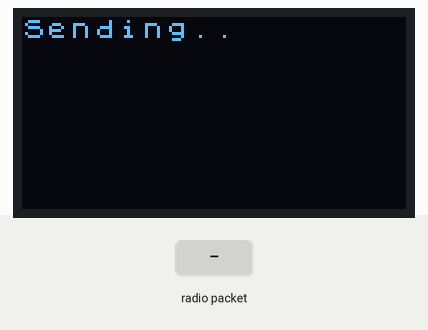
This program was run on a simulated Arduino Pro Mini, built with avr-gcc and run on an emulated ATmega328P. Parts: 128×64 one-colour display. The test bench sets the inputs (shaded band). No radio packets arrive unless stated.

Above: at 0.4 s.
At 1.4 s:
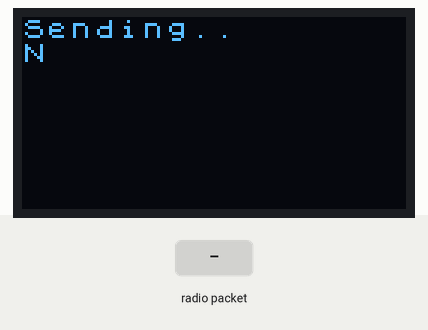
1.5 s: radio packet "1" arrives
At 1.5 s:
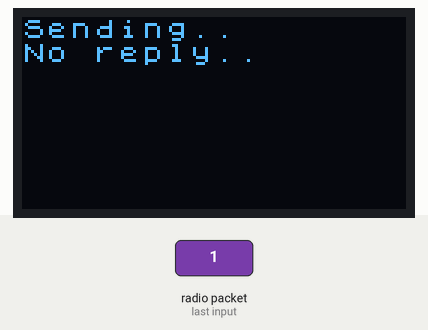
At 3.9 s:
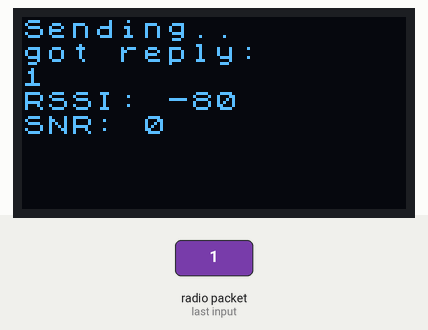
Timing chart, 0 to 5.4 s (numbered marks = the images above; inputs shaded):
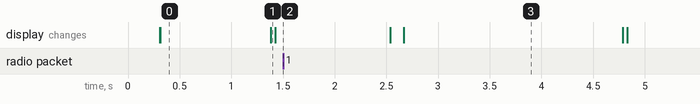

Measured:
- after the input at 1.5 s, the display: first changes after 1.0 s (image 3 shows a later state)
- what the display in image 0 shows lasts 1.1 s, from 0.3 s to 1.4 s

The program:

main.cpp
```cpp
#include <Arduino.h>

// rf95_client.pde
// -*- mode: C++ -*-
// Example sketch showing how to create a simple messageing client
// with the RH_RF95 class. RH_RF95 class does not provide for addressing or
// reliability, so you should only use RH_RF95 if you do not need the higher
// level messaging abilities.
// It is designed to work with the other example rf95_server
// Tested with Anarduino MiniWirelessLoRa, Rocket Scream Mini Ultra Pro with
// the RFM95W, Adafruit Feather M0 with RFM95

#include <SPI.h>
#include <RH_RF95.h>
#include <U8x8lib.h>
#define RFM95_CS 10
#define RFM95_RST A0
#define RFM95_INT 2

// Change to 434.0 or other frequency, must match RX's freq!
#define RF95_FREQ 868.0

// Singleton instance of the radio driver
RH_RF95 rf95(RFM95_CS, RFM95_INT);

U8X8_SH1106_128X64_NONAME_HW_I2C oled(/* reset=*/ U8X8_PIN_NONE);
void setup()
{
  // Rocket Scream Mini Ultra Pro with the RFM95W only:
  // Ensure serial flash is not interfering with radio communication on SPI bus
//  pinMode(4, OUTPUT);
//  digitalWrite(4, HIGH);
  pinMode(RFM95_RST, OUTPUT);
  digitalWrite(RFM95_RST, HIGH);
  // manual reset
  digitalWrite(RFM95_RST, LOW);
  delay(10);
  digitalWrite(RFM95_RST, HIGH);
  delay(10);
  Serial.begin(9600);
    oled.begin();
  oled.setPowerSave(0);
  oled.setFont(u8x8_font_chroma48medium8_r);

  while (!Serial) ; // Wait for serial port to be available
  if (!rf95.init()){
    oled.println("LoRa init failed");
    while (1){

    }
    }
    else
    oled.println("LoRa radio init OK!");

  // Defaults after init are 434.0MHz, modulation GFSK_Rb250Fd250, +13dbM
  if (!rf95.setFrequency(RF95_FREQ))
  {
    oled.println("setFrequency failed");
    while (1);
  }
  oled.print("Set Freq to: ");
  oled.println(RF95_FREQ);
  // Defaults after init are 434.0MHz, 13dBm, Bw = 125 kHz, Cr = 4/5, Sf = 128chips/symbol, CRC on

  // The default transmitter power is 13dBm, using PA_BOOST.
  // If you are using RFM95/96/97/98 modules which uses the PA_BOOST transmitter pin, then
  // you can set transmitter powers from 5 to 23 dBm:
//  driver.setTxPower(23, false);

  // If you are using Modtronix inAir4 or inAir9,or any other module which uses the
  // transmitter RFO pins and not the PA_BOOST pins
  // then you can configure the power transmitter power for -1 to 14 dBm and with useRFO true.
  // Failure to do that will result in extremely low transmit powers.
//  driver.setTxPower(14, true);
rf95.setTxPower(23, false);
//oled.clear();
 // oled.drawString(0,0,"Hello World!");
  //oled.refreshDisplay();		// only required for SSD1606/7
  oled.clear();
}

void loop()
{
  oled.println("Sending..");
  // Send a message to rf95_server
  uint8_t data[] = "Hello World!";
  rf95.send(data, sizeof(data));

  rf95.waitPacketSent();
  // Now wait for a reply
  uint8_t buf[RH_RF95_MAX_MESSAGE_LEN];
  uint8_t len = sizeof(buf);

  if (rf95.waitAvailableTimeout(1000))
  {
    // Should be a reply message for us now
    if (rf95.recv(buf, &len))
   {
      oled.println("got reply: ");
      oled.println((char*)buf);
      oled.print("RSSI: ");
     oled.println(rf95.lastRssi(), DEC);
     oled.print("SNR: ");
     oled.println(rf95.lastSNR(), DEC);
    }
    else
    {
      oled.println("recv failed");
    }
  }
  else
  {
    oled.println("No reply..");
  }
  delay(1000);
oled.setCursor(0,0);
}
```
